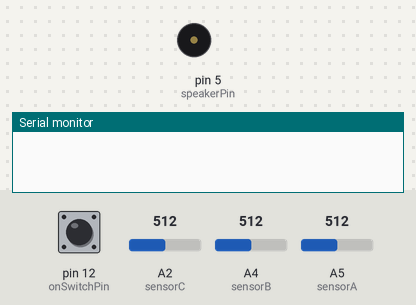
A sketch run on a simulated Arduino Uno, built with avr-gcc and run on an emulated ATmega328P. Shown: buzzer (waves = sounding), the last lines printed to the serial monitor. Inputs (shaded band) come from the test bench; at power-on: pin 12 (onSwitchPin) HIGH, A2 (sensorC) = 512, A4 (sensorB) = 512, A5 (sensorA) = 512.

Above: at 1.2 s.
1.3 s: pin 12 (onSwitchPin) pulled LOW for 1 s
At 1.52 s:
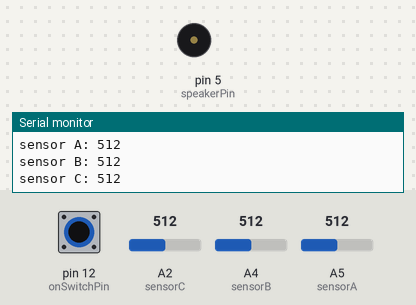
4.3 s: pin 12 (onSwitchPin) pulled LOW for 3.2 s
At 8.9 s:
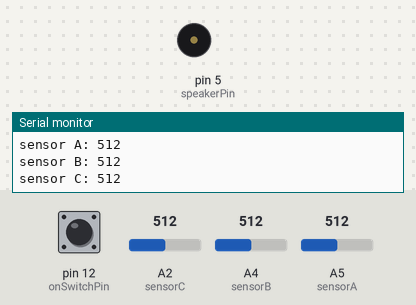
Timing chart, 0 to 10.4 s (numbered marks = the images above; inputs shaded):
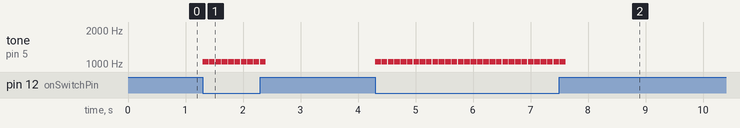

Measured:
- after the input at 1.3 s, tone on pin 5 (speakerPin): alternates 1050 Hz for 0.10 s and silent for 0.01 s, 20 changes in all, then stays silent, starting at once
- after the input at 4.3 s, tone on pin 5 (speakerPin): alternates 1050 Hz for 0.10 s and silent for 0.01 s, 60 changes in all, then stays silent, starting at once

The sketch:

korgish_pencil.ino
```cpp
/* Korgish_pencil
 released by Codasign in November 2012
 under GPL 3.0

 CIRCUIT:
 speaker on pin 5

 on/off swith on pin 12

 3 analog inputs on pins A0, A4, A5 with 1M+ Ohm tied to 5V
 and pencil drawings

 */

int speakerPin = 5; //buzzer connected to digital pin 5

int sensorA = 19; // analog pin a5, controls repeating notes
int sensorB = 18; // analog pin a4, controls the frequency of the notes
int sensorC = 16; // analog pin a2, controls the duration of the notes

int onSwitchPin = 12; //turns sound on and off

int sensorAValue; //variable to store the value coming from first pressuse sensor
int sensorBValue; //variable to store the value coming from second pressure sensor
int sensorCValue; //variable to store the value coming from the light sensor


/****************************************
 * setup
 *****************************************/
void setup()
{
  Serial.begin(9600); //initialize the serial port
  digitalWrite(16, HIGH); //sets analog pin a2 to high
  digitalWrite(18, HIGH); //sets analog pin a4 to high
  digitalWrite(19, HIGH); //sets analog pin a5 to high

  pinMode(onSwitchPin, INPUT_PULLUP);

}

/****************************************
 * loop
 *****************************************/
void loop() {
  int onSwitch = digitalRead(onSwitchPin);

  if ( onSwitch == 0 ){
    // repeats
    sensorAValue = analogRead(sensorA); // read the value from the sensor
    Serial.print("sensor A: ");
    Serial.println(sensorAValue); // send that value to the computer
    int repeats = map(sensorAValue, 0, 1024, 1, 4);

    // pitch
    sensorBValue = analogRead(sensorB); //read the value from the sensor
    Serial.print("sensor B: ");
    Serial.println(sensorBValue); //send that value to the computer
    int notePitch = map(sensorBValue, 0, 1024, 100, 2000);

    sensorCValue = analogRead(sensorC);//read the value from the sensor
    Serial.print("sensor C: ");
    Serial.println(sensorCValue);//send that value to the computer
    int noteDuration  = 1000/map( sensorCValue, 0, 1024, 4, 16);


    // iterate over the notes of the melody:
    for (int thisNote = 0; thisNote < repeats; thisNote++) {

      //play note
      tone(speakerPin, notePitch, noteDuration);

      // to distinguish the notes, set a minimum time between them.
      // the note's duration
      int pauseBetweenNotes = noteDuration * 1.10;
      delay(pauseBetweenNotes);
    }
  }
}
```
